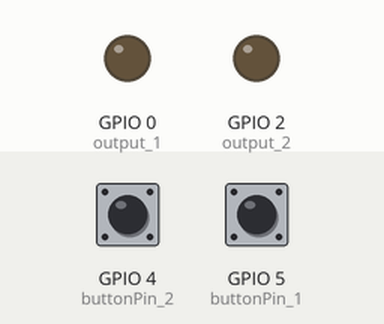
This sketch was run on a simulated ESP8266 (NodeMCU). On the bench: output pins drawn as LEDs (lit = HIGH). The test bench sets the inputs (shaded band); at power-on: GPIO 4 (buttonPin_2) LOW, GPIO 5 (buttonPin_1) LOW. WiFi joins after 1.5 s; servers stay silent unless stated; what the sketch prints to the serial monitor is not drawn.

Above: at 3.2 s.
3.3 s: GPIO 4 (buttonPin_2) pulled HIGH for 0.15 s
At 4.0 s:
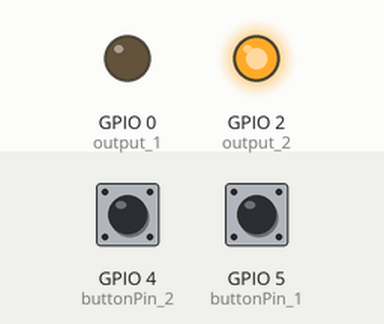
4.9 s: GPIO 5 (buttonPin_1) pulled HIGH for 0.15 s
At 5.3 s:
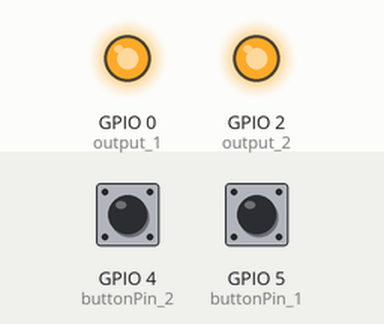
6.5 s: GPIO 4 (buttonPin_2) pulled HIGH for 1 s
At 7.7 s:
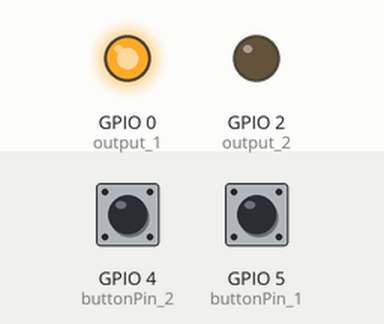
10.5 s: GPIO 4 (buttonPin_2) pulled HIGH for 3.2 s
At 11.9 s:
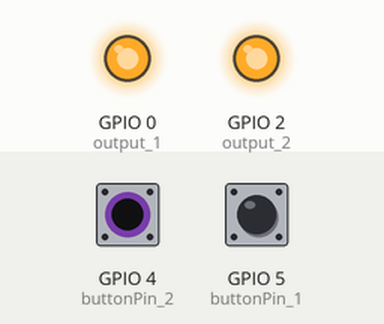
15.2 s: GPIO 5 (buttonPin_1) pulled HIGH for 1 s
At 15.5 s:
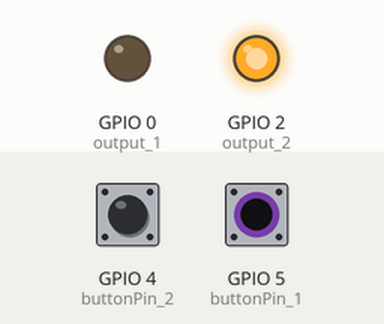
Timing chart, 0 to 18.2 s (numbered marks = the images above; inputs shaded):
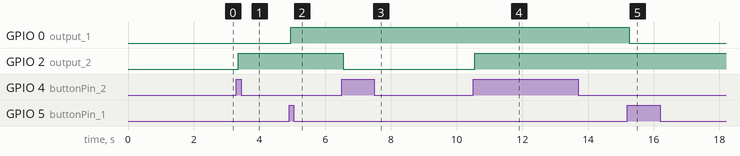

The sketch:

.1_ESP8266_Control_Outputs_with_Web_Server_and_a_Physical_Bu.ino
```cpp
#ifdef ESP32
#include <WiFi.h>
#include <AsyncTCP.h>
#else
#include <ESP8266WiFi.h>
#include <ESPAsyncTCP.h>
#endif
#include <ESPAsyncWebServer.h>

// Replace with your network credentials
const char* ssid = "linux";
const char* password = "linuxxxx";

const char* PARAM_INPUT_2 = "state";
const int output_1 = 0;
const int output_2 = 2;
const int buttonPin_1 = 5;
const int buttonPin_2 = 4;

// Variables will change:
int ledState_1 = LOW;          // the current state of the output_1 pin
int ledState_2 = LOW;          // the current state of the output_2 pin
int buttonState_1;             // the current reading from the input pin
int buttonState_2;             // the current reading from the input pin
int lastbuttonState_1 = LOW;   // the previous reading from the input pin
int lastbuttonState_2 = LOW;   // the previous reading from the input pin

// the following variables are unsigned longs because the time, measured in
// milliseconds, will quickly become a bigger number than can be stored in an int.
unsigned long lastDebounceTime_1 = 0;  // the last time the output_1 pin was toggled
unsigned long lastDebounceTime_2 = 0;  // the last time the output_2 pin was toggled
unsigned long debounceDelay_1 = 50;   // the debounce time; increase if the output_1 flickers
unsigned long debounceDelay_2 = 50;   // the debounce time; increase if the output_2 flickers

// Create AsyncWebServer object on port 80
AsyncWebServer server(80);

const char index_html_2[] PROGMEM = R"rawliteral(
<!DOCTYPE HTML><html>
<title>ESP Web Server</title>
</html>
)rawliteral";

void setup(){
  // Serial port for debugging purposes
  Serial.begin(115200);
  pinMode(output_1, OUTPUT);
  pinMode(output_2, OUTPUT);
  digitalWrite(output_1, LOW);
  digitalWrite(output_2, LOW);
  pinMode(buttonPin_1, INPUT);
  pinMode(buttonPin_2, INPUT);

  // Connect to Wi-Fi
  WiFi.begin(ssid, password);
  while (WiFi.status() != WL_CONNECTED) {
    delay(1000);
    Serial.println("Connecting to WiFi..");
  }

  // Print ESP Local IP Address
  Serial.println(WiFi.localIP());

  // Send a GET request to <ESP_IP>/room_1?state=<inputMessage>
  server.on("/room_1", HTTP_GET, [] (AsyncWebServerRequest *request) {
    String inputMessage_2;
    String inputParam_2;
    // GET input1 value on <ESP_IP>/room_1?state=<inputMessage_2>
    if (request->hasParam(PARAM_INPUT_2)) {
      inputMessage_2 = request->getParam(PARAM_INPUT_2)->value();
      inputParam_2 = PARAM_INPUT_2;
      digitalWrite(output_1, inputMessage_2.toInt());
      ledState_1 = !ledState_1;
    }
    else {
      inputMessage_2 = "No message sent";
      inputParam_2 = "none";
    }
    Serial.println(inputMessage_2);
    request->send(200, "text/plain", "OK");
  });

  // Send a GET request to <ESP_IP>/room_2?state=<inputMessage>
  server.on("/room_2", HTTP_GET, [] (AsyncWebServerRequest *request) {
    String inputMessage_2;
    String inputParam_2;
    // GET input1 value on <ESP_IP>/room_2?state=<inputMessage_2>
    if (request->hasParam(PARAM_INPUT_2)) {
      inputMessage_2 = request->getParam(PARAM_INPUT_2)->value();
      inputParam_2 = PARAM_INPUT_2;
      digitalWrite(output_2, inputMessage_2.toInt());
      ledState_2 = !ledState_2;
    }
    else {
      inputMessage_2 = "No message sent";
      inputParam_2 = "none";
    }
    Serial.println(inputMessage_2);
    request->send(200, "text/plain", "OK");
  });
 // Send a GET request to <ESP_IP>/state
  server.on("/state_1", HTTP_GET, [] (AsyncWebServerRequest *request) {
    request->send(200, "text/plain", String(digitalRead(output_1)).c_str());
  });
  // Send a GET request to <ESP_IP>/state
  server.on("/state_2", HTTP_GET, [] (AsyncWebServerRequest *request) {
    request->send(200, "text/plain", String(digitalRead(output_2)).c_str());
  });
  // Start server
  server.begin();
}

void loop() {
  // read the state of the switch into a local variable:
  int reading_1 = digitalRead(buttonPin_1);
  int reading_2 = digitalRead(buttonPin_2);

  // check to see if you just pressed the button
  // (i.e. the input went from LOW to HIGH), and you've waited long enough
  // since the last press to ignore any noise:

  // If the switch changed, due to noise or pressing:
  if (reading_1 != lastbuttonState_1) {
    // reset the debouncing timer
    lastDebounceTime_1 = millis();
  }
  if (reading_2 != lastbuttonState_2) {
    // reset the debouncing timer
    lastDebounceTime_2 = millis();
  }

  if ((millis() - lastDebounceTime_1) > debounceDelay_1) {
    // whatever the reading is at, it's been there for longer than the debounce
    // delay, so take it as the actual current state:

    // if the button state has changed:
    if (reading_1 != buttonState_1) {
      buttonState_1 = reading_1;

      // only toggle the LED if the new button state is HIGH
      if (buttonState_1 == HIGH) {
        ledState_1 = !ledState_1;
      }
    }
  }
  if ((millis() - lastDebounceTime_2) > debounceDelay_2) {
    // whatever the reading is at, it's been there for longer than the debounce
    // delay, so take it as the actual current state:

    // if the button state has changed:
    if (reading_2 != buttonState_2) {
      buttonState_2 = reading_2;

      // only toggle the LED if the new button state is HIGH
      if (buttonState_2 == HIGH) {
        ledState_2 = !ledState_2;
      }
    }
  }

  // set the LED:
  digitalWrite(output_1, ledState_1);
  digitalWrite(output_2, ledState_2);


  // save the reading. Next time through the loop, it'll be the lastbuttonState_2:
  lastbuttonState_1 = reading_1;
  lastbuttonState_2 = reading_2;
}
```

Measured:
- after the input at 3.3 s, GPIO 2 (output_2): LOW → HIGH after 0.05 s
- after the input at 4.9 s, GPIO 0 (output_1): LOW → HIGH after 0.05 s
- after the input at 6.5 s, GPIO 2 (output_2): HIGH → LOW after 0.05 s
- after the input at 10.5 s, GPIO 2 (output_2): LOW → HIGH after 0.05 s
- after the input at 15.2 s, GPIO 0 (output_1): HIGH → LOW after 0.05 s
